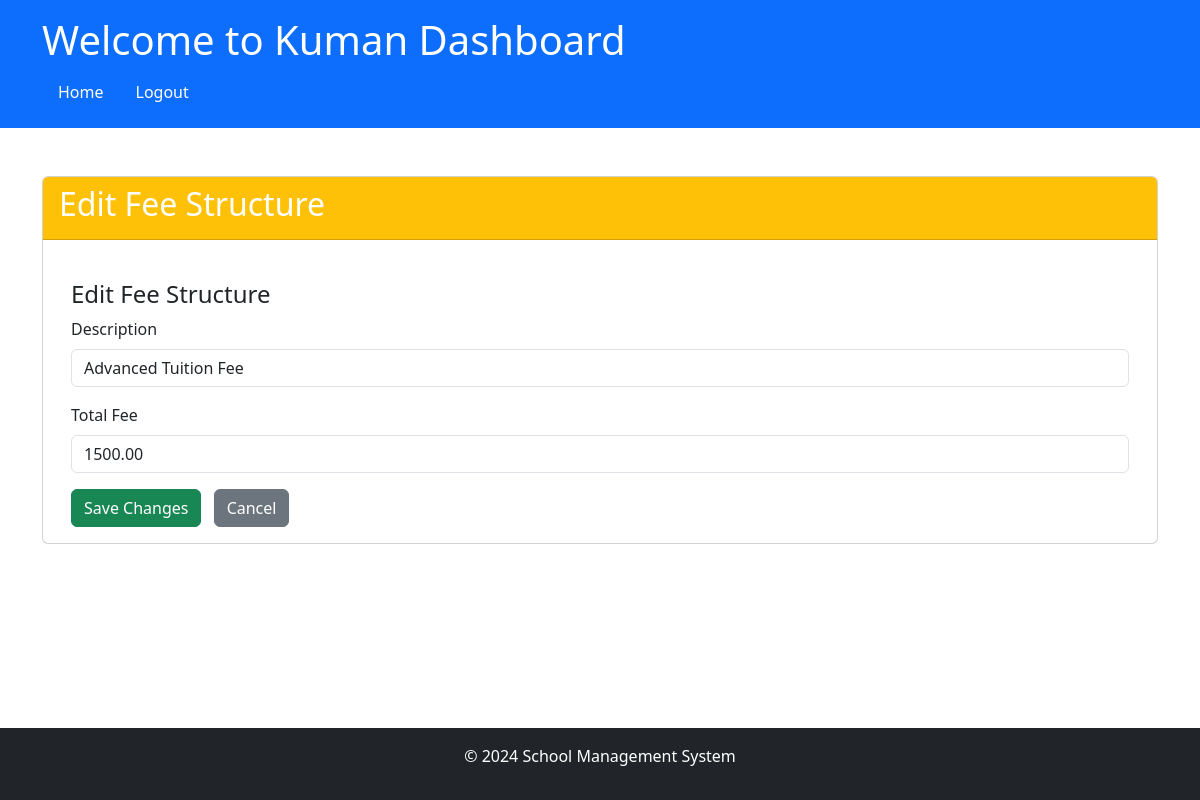
The page /admin/edit_fee_structure/structure2 (signed in) on the database as committed earlier.
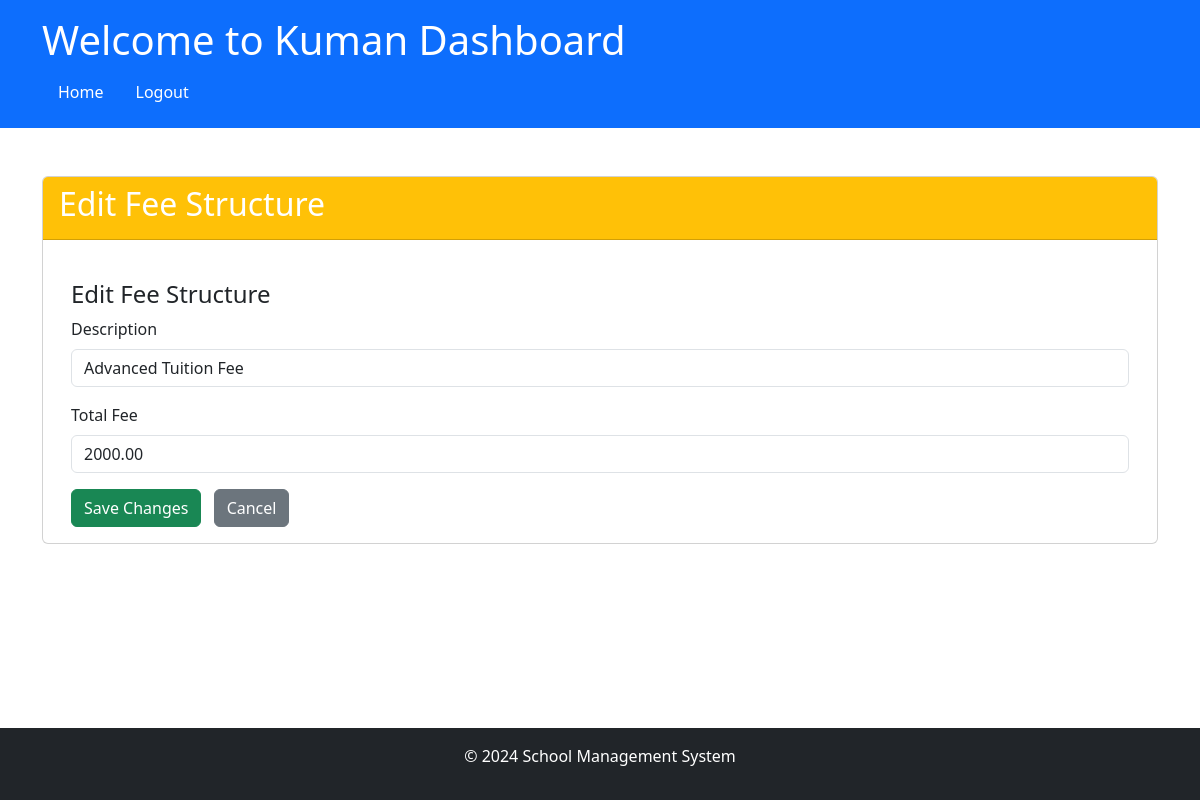
The same page on the database as committed later.
### app/models/models.py (models this page shows)
class FeeStructure(db.Model):
    __tablename__ = 'FeeStructure'
    structure_id = db.Column('StructureId', db.String,
                             primary_key=True, default=lambda: str(uuid.uuid4()))
    description = db.Column('Description', db.String, nullable=False)
    total_fee = db.Column('TotalFee', db.Numeric(10, 2), nullable=False)
    student_fee_assignments = relationship('StudentFeeAssignment', back_populates='fee_structure')

### app/routes/admin_routes.py (the view, shortened to what this page needs)
@admin.route('/edit_fee_structure/<id>', methods=['GET', 'POST'])
@login_required
@role_required('1')
def edit_fee_structure(id):
    fee_structure = FeeStructure.query.get(id)
    if not fee_structure:
        flash('Fee Structure not found!', 'danger')
        return redirect(url_for('admin.fee_management'))
    return render_template('admin/edit_fee_structure.html', fee_structure=fee_structure, app_name=app_name())

### app/__init__.py (called while the page is built)
@login_manager.user_loader
def load_user(user_id):
    from .models.models import User
    return User.query.get(user_id)

### app/routes/routes.py (called while the page is built)
def app_name():
    app_name = "School Management System"
    with current_app.app_context():
        setting = Settings.query.filter_by(setting_key='school_name').first()
        if setting and setting.setting_value:
            app_name = setting.setting_value
    return app_name

def role_required(*roles):
    def decorator(f):
        @wraps(f)
        def decorated_function(*args, **kwargs):
            if not current_user.is_authenticated or current_user.role_id not in roles:
                abort(403)  # Forbidden access if role does not match
            return f(*args, **kwargs)
        return decorated_function
    return decorator

### app/templates/admin/edit_fee_structure.html (shortened to what this page needs)
{% extends "share/dashboard.html" %}
{% block card_header %}bg-warning{% endblock %}
{% block card_title %}Edit Fee Structure{% endblock %}
{% block card_content %}
<div class="container mt-4">
    <h4>Edit Fee Structure</h4>
    <form action="{{ url_for('admin.update_fee_structure', id=fee_structure.structure_id) }}" method="POST">
        <div class="mb-3">
            <label for="description" class="form-label">Description</label>
            <input type="text" id="description" name="description" class="form-control" value="{{ fee_structure.description }}" required>
        </div>
        <div class="mb-3">
            <label for="total_fee" class="form-label">Total Fee</label>
            <input type="number" id="total_fee" name="total_fee" class="form-control" value="{{ fee_structure.total_fee }}" required>
        </div>
        <button type="submit" class="btn btn-success">Save Changes</button>
        <a href="{{ url_for('admin.fee_management') }}" class="btn btn-secondary ms-2">Cancel</a>
    </form>
</div>
{% endblock %}

Rows that differ between the two databases and show on the page:
changed FeeStructure "Advanced Tuition Fee": total_fee "1500.00" → "2000.00"
